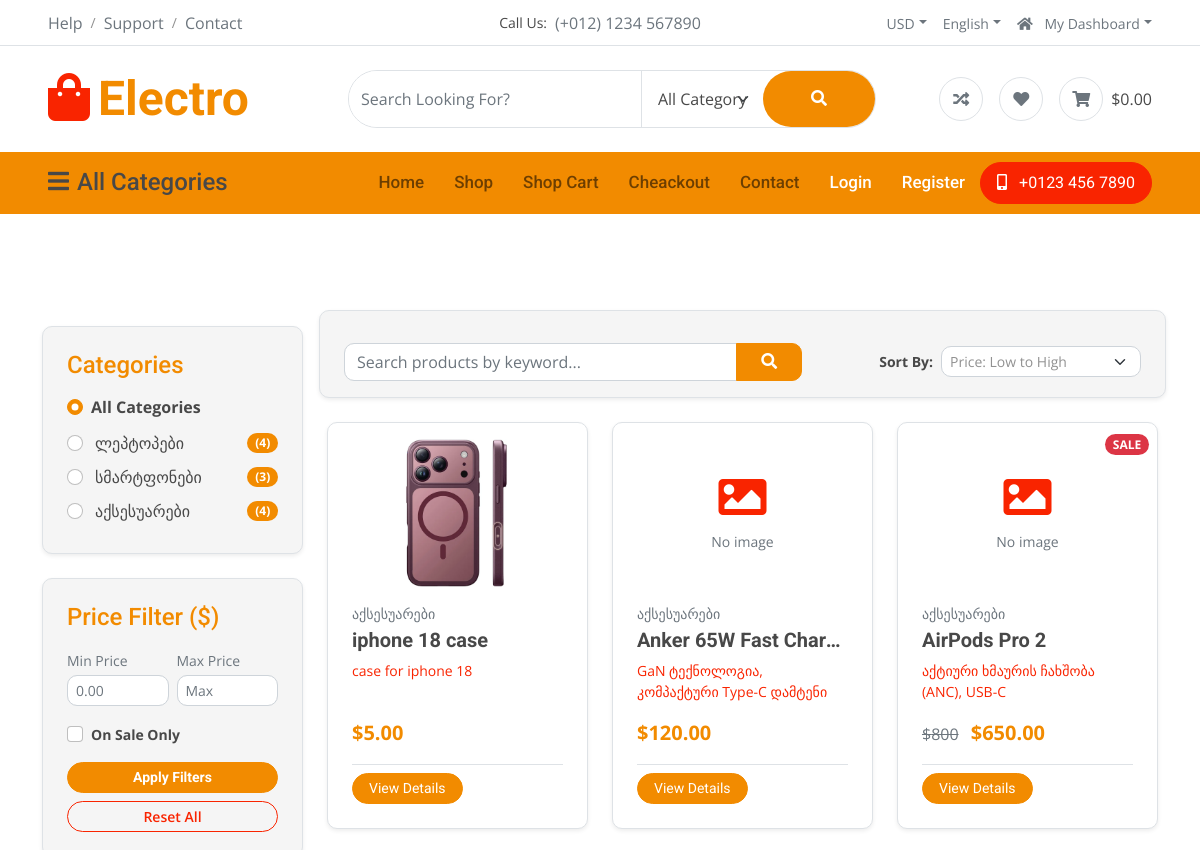
The app's page / (upper part), older data.
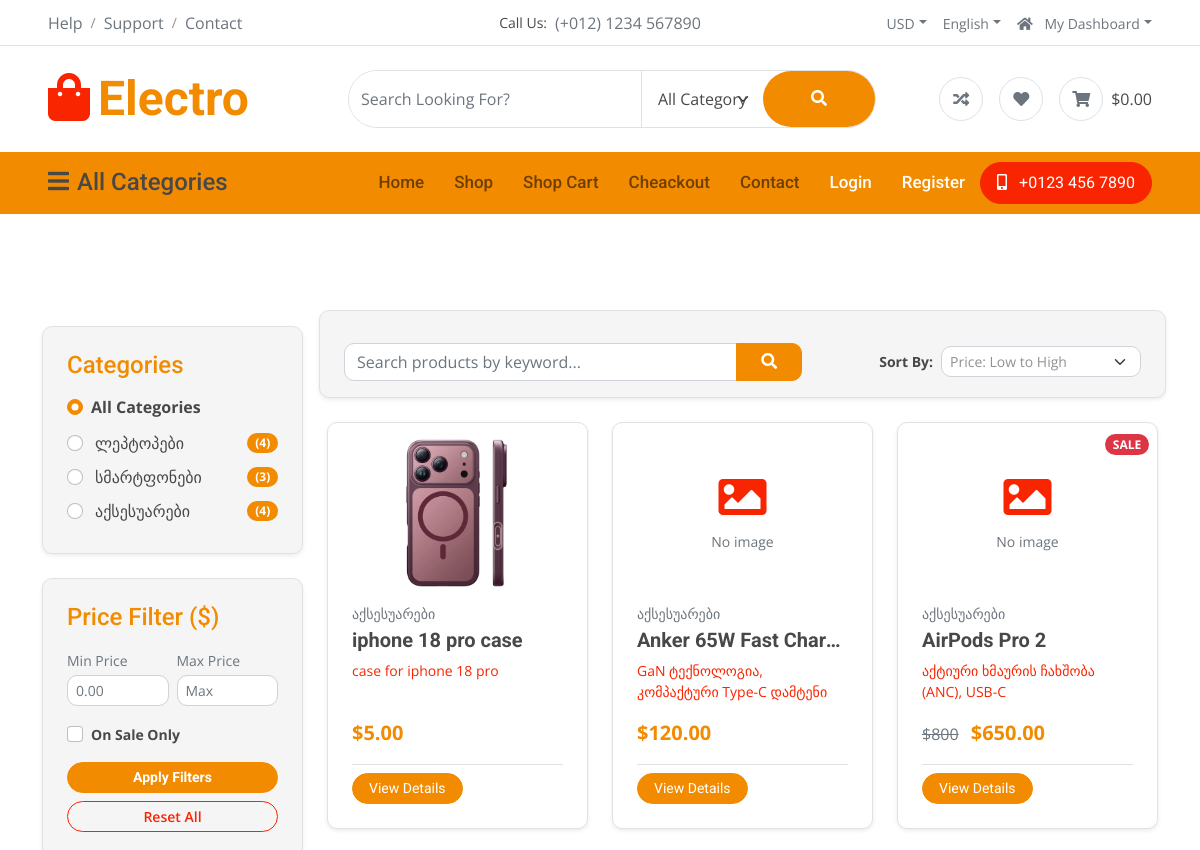
The same page, newer data.
### shop/models.py (models this page shows, shortened)
class Product(models.Model):
    category = models.ForeignKey(
        Category,
        on_delete=models.CASCADE,
        related_name="products",
        verbose_name="კატეგორია"
    )
    user = models.ForeignKey(
        User,
        on_delete=models.CASCADE,
        related_name='products',
        null=True,
        blank=True,
        verbose_name="მომხმარებელი",
    )
    name = models.CharField(max_length=200, verbose_name="პროდუქტის სახელი")
    description = models.TextField(verbose_name="აღწერა")
    price = models.DecimalField(max_digits=10, decimal_places=2, verbose_name="ფასი")
    image = models.ImageField(upload_to='products/', blank=True, null=True)
    is_on_sale = models.BooleanField(default=False, verbose_name="ფასდაკლება")
    is_available = models.BooleanField(default=True, verbose_name="ხელმისაწვდომობა")
    created_at = models.DateTimeField(auto_now_add=True)

class Category(models.Model):
    name = models.CharField(max_length=150, unique=True, verbose_name="კატეგორიის სახელი")
    description = models.TextField(blank=True, null=True, verbose_name="აღწერა")

### shop/views.py (the view)
# urls.py: path('', views.HomeView.as_view(), name='home'),
class HomeView(ProductFilterMixin, ListView):
    model = Product
    template_name = 'shop/product_list.html'
    context_object_name = 'products'

### shop/views.py (called while the page is built)
def get_annotated_categories():
    return (
        Category.objects.annotate(num_products=Count('products'))
        .filter(num_products__gt=0)
    )

    def get_context_data(self, **kwargs):
        context = super().get_context_data(**kwargs)
        context['categories'] = get_annotated_categories()
        context['current_q'] = self.request.GET.get('q', '').strip()
        context['current_category'] = self.request.GET.get('category', '').strip()
        context['current_min_price'] = self.request.GET.get('min_price', '').strip()
        context['current_max_price'] = self.request.GET.get('max_price', '').strip()
        context['current_on_sale'] = self.request.GET.get('on_sale', '').strip()
        context['current_sort'] = self.request.GET.get('sort', '').strip()
        get_params = self.request.GET.copy()
        if 'page' in get_params:
            del get_params['page']
        context['preserved_params'] = get_params.urlencode()
        return context

### shop/templates/shop/product_list.html (shortened to what the changed rows need)
{% extends 'shop/base.html' %}
{% load static %}
{% block content %}
<div class="container-fluid py-5">
    <div class="container py-5">
        <form method="get" action="{% url 'shop:home' %}">
            <div class="row g-4">
                <section class="col-lg-9">
                    <div class="row g-4">
                        {% for product in products %}
                            <div class="col-md-6 col-lg-4">
                                <div class="border rounded bg-white h-100 d-flex flex-column justify-content-between shadow-sm position-relative">
                                    <div class="p-3 text-center" style="height: 180px; display: flex; align-items: center; justify-content: center;">
                                        {% if product.image %}
                                            <img src="{{ product.image.url }}" class="img-fluid rounded" alt="{{ product.name }}" style="max-height: 100%; object-fit: contain;">
                                        {% else %}
                                            <div class="text-muted">
                                                <i class="fa fa-image fa-3x text-secondary mb-2 d-block"></i>
                                                <span class="small">No image</span>
                                            </div>
                                        {% endif %}
                                    </div>
                                    <div class="p-4 pt-0 d-flex flex-column flex-grow-1 justify-content-between">
                                        <div>
                                            <a href="?category={{ product.category.id }}" class="d-block mb-1 text-muted small">{{ product.category.name }}</a>
                                            <h5 class="fw-bold text-dark mb-2 text-truncate">{{ product.name }}</h5>
                                            <p class="text-secondary small mb-3">{{ product.description|truncatewords:8 }}</p>
                                        </div>
                                        <div>
                                            <div class="mb-3">
                                                <span class="fs-5 fw-bold text-primary">${{ product.price }}</span>
                                            </div>
                                            <div class="d-flex justify-content-between align-items-center pt-2 border-top">
                                                <a href="{% url 'shop:product_detail' product.id %}" class="btn btn-primary btn-sm rounded-pill px-3 text-white fw-semibold">
                                                    View Details
                                                </a>
                                            </div>
                                        </div>
                                    </div>
                                </div>
                            </div>
                        {% endfor %}
                    </div>
                </section>
            </div>
        </form>
    </div>
</div>
{% endblock %}

Row changes from the older to the newer data that the page shows:
changed Product: name "iphone 18 case" → "iphone 18 pro case"; description "case for iphone 18" → "case for iphone 18 pro"
